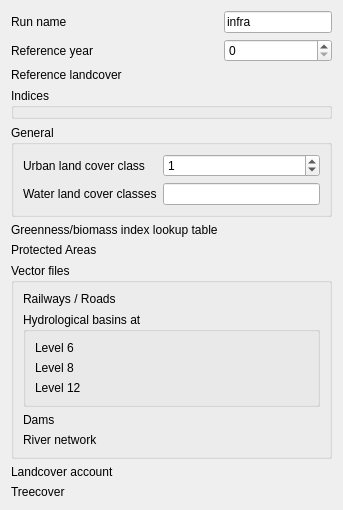
                            <widget class="QWidget" name="infra_">
                              <layout class="QFormLayout" name="formLayout_5">
                                <item row="0" column="0">
                                  <widget class="QLabel" name="label_11">
                                    <property name="text">
                                      <string>Run name</string>
                                    </property>
                                  </widget>
                                </item>
                                <item row="0" column="1">
                                  <widget class="QLineEdit" name="run_name_">
                                    <property name="text">
                                      <string>infra</string>
                                    </property>
                                  </widget>
                                </item>
                                <item row="1" column="0">
                                  <widget class="QLabel" name="label_91">
                                    <property name="text">
                                      <string>Reference year</string>
                                    </property>
                                  </widget>
                                </item>
                                <item row="1" column="1">
                                  <widget class="QSpinBox" name="ref_year_">
                                    <property name="maximum">
                                      <number>9999</number>
                                    </property>
                                    <property name="value">
                                      <number>0</number>
                                    </property>
                                  </widget>
                                </item>
                                <item row="2" column="0">
                                  <widget class="QLabel" name="label_92">
                                    <property name="text">
                                      <string>Reference landcover</string>
                                    </property>
                                  </widget>
                                </item>
                                <item row="2" column="1">
                                  <widget class="QgsFileWidget" name="ref_landcover_2">
                                    <property name="filter">
                                      <string>Geotiff (*.tiff *.tif);; All Files (*.*)</string>
                                    </property>
                                  </widget>
                                </item>
                                <item row="3" column="0" colspan="2">
                                  <widget class="QGroupBox" name="paths_indices_">
                                    <property name="title">
                                      <string>Indices</string>
                                    </property>
                                  </widget>
                                </item>
                                <item row="4" column="0" colspan="2">
                                  <widget class="QGroupBox" name="general_">
                                    <property name="title">
                                      <string>General</string>
                                    </property>
                                    <layout class="QFormLayout" name="formLayout_15">
                                      <item row="0" column="0">
                                        <widget class="QLabel" name="label_93">
                                          <property name="text">
                                            <string>Urban land cover class</string>
                                          </property>
                                        </widget>
                                      </item>
                                      <item row="0" column="1">
                                        <widget class="QgsSpinBox" name="lc_urban_">
                                          <property name="maximum">
                                            <number>9999</number>
                                          </property>
                                          <property name="value">
                                            <number>1</number>
                                          </property>
                                        </widget>
                                      </item>
                                      <item row="1" column="0">
                                        <widget class="QLabel" name="label_94">
                                          <property name="text">
                                            <string>Water land cover classes</string>
                                          </property>
                                        </widget>
                                      </item>
                                      <item row="1" column="1">
                                        <widget class="IntList" name="lc_water_" />
                                      </item>
                                    </layout>
                                  </widget>
                                </item>
                                <item row="5" column="0">
                                  <widget class="QLabel" name="label_95">
                                    <property name="text">
                                      <string>Greenness/biomass index lookup table</string>
                                    </property>
                                  </widget>
                                </item>
                                <item row="5" column="1">
                                  <widget class="QgsFileWidget" name="lut_gbli_">
                                    <property name="filter">
                                      <string>CSV (*.csv);; All Files (*.*)</string>
                                    </property>
                                  </widget>
                                </item>
                                <item row="7" column="0" colspan="2">
                                  <widget class="QGroupBox" name="infra_vector_files">
                                    <property name="title">
                                      <string>Vector files</string>
                                    </property>
                                    <layout class="QFormLayout" name="formLayout_16">
                                      <item row="0" column="0">
                                        <widget class="QLabel" name="label_97">
                                          <property name="text">
                                            <string>Railways / Roads</string>
                                          </property>
                                        </widget>
                                      </item>
                                      <item row="0" column="1">
                                        <widget class="QgsFileWidget" name="osm_">
                                          <property name="filter">
                                            <string>Vector Files (*.shp *.gpkg);; All Files (*.*)</string>
                                          </property>
                                        </widget>
                                      </item>
                                      <item row="3" column="0">
                                        <widget class="QLabel" name="label_101">
                                          <property name="text">
                                            <string>Dams</string>
                                          </property>
                                        </widget>
                                      </item>
                                      <item row="3" column="1">
                                        <widget class="QgsFileWidget" name="dams_">
                                          <property name="filter">
                                            <string>Vector Files (*.shp *.gpkg);; All Files (*.*)</string>
                                          </property>
                                        </widget>
                                      </item>
                                      <item row="4" column="0">
                                        <widget class="QLabel" name="label_102">
                                          <property name="text">
                                            <string>River network</string>
                                          </property>
                                        </widget>
                                      </item>
                                      <item row="4" column="1">
                                        <widget class="QgsFileWidget" name="gloric_">
                                          <property name="filter">
                                            <string>Vector Files (*.shp *.gpkg);; All Files (*.*)</string>
                                          </property>
                                        </widget>
                                      </item>
                                      <item row="2" column="0" colspan="2">
                                        <widget class="QGroupBox" name="catchments_">
                                          <property name="title">
                                            <string>Hydrological basins at</string>
                                          </property>
                                          <layout class="QFormLayout" name="formLayout_17">
                                            <item row="0" column="0">
                                              <widget class="QLabel" name="label_98">
                                                <property name="text">
                                                  <string>Level 6</string>
                                                </property>
                                              </widget>
                                            </item>
                                            <item row="1" column="0">
                                              <widget class="QLabel" name="label_99">
                                                <property name="text">
                                                  <string>Level 8</string>
                                                </property>
                                              </widget>
                                            </item>
                                            <item row="2" column="0">
                                              <widget class="QLabel" name="label_100">
                                                <property name="text">
                                                  <string>Level 12</string>
                                                </property>
                                              </widget>
                                            </item>
                                            <item row="0" column="1">
                                              <widget class="QgsFileWidget" name="catchment_6_">
                                                <property name="filter">
                                                  <string>Vector Files (*.shp *.gpkg);; All Files
                                                    (*.*)</string>
                                                </property>
                                              </widget>
                                            </item>
                                            <item row="1" column="1">
                                              <widget class="QgsFileWidget" name="catchment_8_">
                                                <property name="filter">
                                                  <string>Vector Files (*.shp *.gpkg);; All Files
                                                    (*.*)</string>
                                                </property>
                                              </widget>
                                            </item>
                                            <item row="2" column="1">
                                              <widget class="QgsFileWidget" name="catchment_12_">
                                                <property name="filter">
                                                  <string>Vector Files (*.shp *.gpkg);; All Files
                                                    (*.*)</string>
                                                </property>
                                              </widget>
                                            </item>
                                          </layout>
                                        </widget>
                                      </item>
                                    </layout>
                                  </widget>
                                </item>
                                <item row="8" column="0">
                                  <widget class="QLabel" name="label_12">
                                    <property name="text">
                                      <string>Landcover account</string>
                                    </property>
                                  </widget>
                                </item>
                                <item row="8" column="1">
                                  <widget class="QgsFileWidget" name="leac_result_">
                                    <property name="filter">
                                      <string>Geotiff (*.tiff *.tif);; All Files (*.*)</string>
                                    </property>
                                  </widget>
                                </item>
                                <item row="9" column="0">
                                  <widget class="QLabel" name="label_treecover">
                                    <property name="text">
                                      <string>Treecover</string>
                                    </property>
                                  </widget>
                                </item>
                                <item row="9" column="1">
                                  <widget class="QgsFileWidget" name="tree_cover_">
                                    <property name="filter">
                                      <string>Geotiff (*.tiff *.tif);; All Files (*.*)</string>
                                    </property>
                                  </widget>
                                </item>
                                <item row="6" column="0">
                                  <widget class="QLabel" name="label_96">
                                    <property name="text">
                                      <string>Protected Areas</string>
                                    </property>
                                  </widget>
                                </item>
                                <item row="6" column="1">
                                  <widget class="QgsFileWidget" name="naturalis_">
                                    <property name="filter">
                                      <string>Geotiff (*.tiff *.tif);; All Files (*.*)</string>
                                    </property>
                                  </widget>
                                </item>
                              </layout>
                            </widget>
